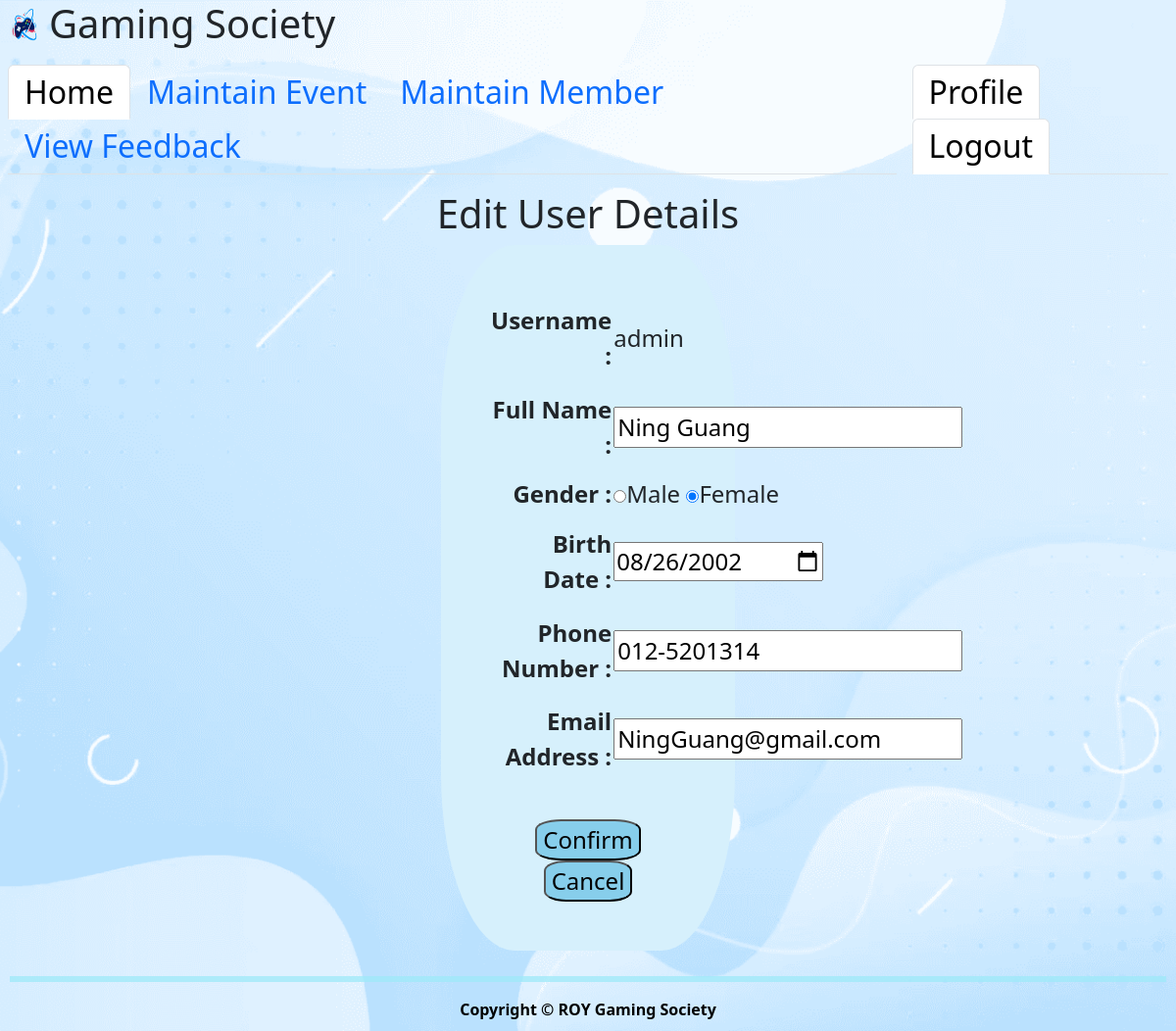
Screenshot of /edit-user.php?username=admin with the database file from the repository.
### tables this page shows
CREATE TABLE `user` (
  `username` varchar(30) NOT NULL,
  `fullname` varchar(30) NOT NULL,
  `gender` char(1) NOT NULL,
  `birthdate` date NOT NULL,
  `phone_number` varchar(12) NOT NULL,
  `email_address` varchar(50) NOT NULL,
  `password` varchar(30) NOT NULL
);

### edit-user.php (the view, shortened to what this page needs)
<!DOCTYPE html>
<html>
    <head>
        <link href="css/Style.css" rel="stylesheet" type="text/css"/>
    </head>
    <body>
        <?php
            include ('admin-header.php');
            require_once './secret/helper.php';
        ?>
        <?php
        if($_SERVER["REQUEST_METHOD"] == "GET"){
            if(isset($_GET['username'])){
                $username = trim($_GET['username']);
            }else{
                $username = "";
            }
            $con = new mysqli(DB_HOST, DB_USER, DB_PASS, DB_NAME);
            $username = $con->real_escape_string($username);
            $sql = "SELECT * FROM USER WHERE USERNAME = '$username'";
            $result = $con->query($sql);
                if($row = $result->fetch_object()){
                    $username = $row->username ;
                    $fullname = $row->fullname;
                    $gender = $row->gender;
                    $birthdate = $row->birthdate;
                    $phone = $row->phone_number;
                    $email = $row->email_address;
                }else{
                    echo "Unable to process.[<a href='maintainUser.php'>Try again</a>]";
                }
            }
        ?>
        <div class="main">
        <h1>Edit User Details</h1>
        <div class="table-gray">
        <form method="POST" action="" enctype="multipart/form-data">
            <table>
                <tr>
                    <td class="row-label"><b>Username  :   </b></td>
                    <td><label><?php echo $username; ?><input type="hidden" name="hdName" value="<?php echo $username; ?>" /></label></td>
                </tr>
                <tr>
                    <td class="row-label"><b>Full Name  :   </b></td>
                    <td><input type="text" name="txtName" value="<?php echo isset($fullname)? $fullname : ""; ?>" /></td>
                </tr>
                <tr>
                    <td class="row-label"><b>Gender   :   </b></td>
                    <td><input type="radio" name="rbGender" value="M"
                            <?php if(isset($gender) && $gender == "M"){ echo "checked";
                               }else{ echo "";}?>/>Male
                        <input type="radio" name="rbStatus" value="F"
                            <?php if(isset($gender) && $gender == "F"){ echo "checked";
                                }else{ echo "";}?>/>Female
                    </td>
                </tr>
                 <tr>
                    <td class="row-label"><b>Birth Date   :   </b></td>
                    <td><input type="date" name="txtBirth" value="<?php echo isset($birthdate)? $birthdate : ""; ?>" /></td>
                </tr>
                <tr>
                    <td class="row-label"><b>Phone Number   :   </b></td>
                    <td><input type="text" name="txtPhone" value="<?php echo isset($phone)? $phone : ""; ?>" /></td>
                </tr>
                <tr>
                    <td class="row-label"><b>Email Address   :   </b></td>
                    <td><input type="text" name="txtEmail" value="<?php echo isset($email)? $email : ""; ?>" /></td>
                </tr>
            </table>
            <br />
            <input class="button" type="submit" value="Confirm" name="btnInsert" />
            <input class="button" type="button" value="Cancel" name="btnCancel" onclick="location='maintainUser.php'"/>
        </form>
        </div>
        </div>
        <?php
            include ('footer.php');
        ?>
    </body>
</html>

### css/Style.css (style rules this page uses)
body { background-image: url("../img/wallpaper.png"); background-repeat: no-repeat; background-size: cover; background-position: center; }
.main { text-align: center; }
table { width: 100%; font-size: 18px; padding: 15px; }
td { text-align: left; }

### css/css.css (style rules this page uses)
.main { height: 50%; background-position: center; background-repeat: no-repeat; background-size: cover; }

### edit-user.php (style rules this page uses)
.table-gray { background-color: #D6F0FC; margin-left: 450px; margin-right: 450px; padding: 50px; font-size: 24px; border-radius: 25%; }
table { height: 500px; font-size: 24px; }
.row-label { text-align: right; }
.button { border-radius: 25%; background-color: skyblue; }

### rows the page displays
user: username "admin", txtName "Ning Guang", gender "☑", txtBirth "08/26/2002", txtPhone "012-5201314", txtEmail "NingGuang@gmail.com"
